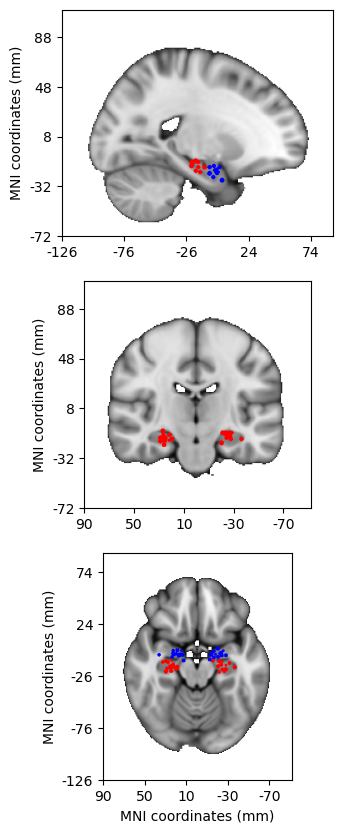

Write Python code to recreate this figure.
import nibabel as nib
import os
import numpy as np
import pandas as pd
import matplotlib.pyplot as plt
import matplotlib.colors as mcolors
import scipy
# load positions
figure_dir=f"/Users/kamp/PhD/spikevar/repo/SpikeVar/figures"
position_file=f"{figure_dir}/electrodePos_clean.csv"
positions = pd.read_csv(position_file, sep=";")
positions[positions=="n/a "] = np.NAN

n_patients = len(positions)
brain_regions = positions.columns[1:]

# load mni
mni_path = "/usr/local/fsl/data/standard/MNI152_T1_0.5mm.nii.gz"
mni_image = nib.load(mni_path)
aff = mni_image.affine
mni_data = mni_image.get_fdata()

# create amygdala mask
amygdala_mask = np.zeros_like(mni_data)
for i in range(n_patients):
    for region in brain_regions[:-2]: 
        if not isinstance(positions.loc[i,region], str):
            continue
        mm_coordinates = [float(c) for c in positions.loc[i, region].replace(" ","").split(",")]
        # transform coordinates in voxel space
        x,y,z = np.array([int(c) for c in nib.affines.apply_affine(np.linalg.inv(aff), mm_coordinates)])
        # add value at electrode position
        amygdala_mask[x,y,z] = 1

# create hippocampus mask
hpc_mask = np.zeros_like(mni_data)
for i in range(n_patients):
    for region in brain_regions[2:]: 
        if not isinstance(positions.loc[i,region], str):
            continue
        mm_coordinates = [float(c) for c in positions.loc[i, region].replace(" ","").split(",")]
        x,y,z = np.array([int(c) for c in nib.affines.apply_affine(np.linalg.inv(aff), mm_coordinates)])
        hpc_mask[x,y,z] = 1

# create spheres around dots
def create_sphere(size):
    x,y,z = np.mgrid[-size:size+1,-size:size+1,-size:size+1]
    mask = x**2 + y**2 + z**2 <= size**2
    return mask.astype('int')
sphere = create_sphere(4)

hpc_mask = scipy.ndimage.convolve(hpc_mask, weights = sphere)
amygdala_mask = scipy.ndimage.convolve(amygdala_mask, weights = sphere)

# binarize
hpc_mask[hpc_mask!=0]=1
amygdala_mask[amygdala_mask!=0]=1

# save as nifti
hpc_nifti = nib.Nifti1Image(hpc_mask, aff, nib.Nifti1Header())
nib.save(hpc_nifti, "hpc_mask.nii.gz")
hpc_nifti = nib.Nifti1Image(amygdala_mask, aff, nib.Nifti1Header())
nib.save(hpc_nifti, "amygdaly_mask.nii.gz")

# create transparent to red colormap
colors = [(1,0,0,c) for c in np.linspace(0,1,100)]
cmapred = mcolors.LinearSegmentedColormap.from_list('mycmap', colors, N=10)
colors = [(0,0,1,c) for c in np.linspace(0,1,100)]
cmapblue = mcolors.LinearSegmentedColormap.from_list('mycmap', colors, N=10)

def plot_positions(mni_slice, hpc_mask_slice, amygdala_mask_slice, ax, view=0):
    extent = (0, hpc_mask_slice.shape[0], 0, hpc_mask_slice.shape[1])
    mni_slice[np.isclose(mni_slice,0)]=np.max(mni_slice)-10
    mni_figure = ax.imshow(mni_slice.T, cmap="gray", origin="lower", extent=extent)
    mask_figure = ax.imshow(hpc_mask_slice.T, cmap=cmapred, origin="lower", extent=extent)
    mask_figure = ax.imshow(amygdala_mask_slice.T, cmap=cmapblue, origin="lower", extent=extent)
    
    # Formatting the ticks
    views = np.arange(0,3)
    x_idx = np.min(views[views!=view])
    y_idx = np.max(views[views!=view])
    xtick_transform = lambda x, pos: nib.affines.apply_affine(aff, np.repeat(x,3)).astype(int)[x_idx]
    ax.xaxis.set_major_formatter(xtick_transform)
    ax.xaxis.set_major_locator(plt.MaxNLocator(5))
    ytick_transform = lambda x, pos: nib.affines.apply_affine(aff, np.repeat(x,3)).astype(int)[y_idx]
    ax.yaxis.set_major_formatter(ytick_transform)
    ax.yaxis.set_major_locator(plt.MaxNLocator(5))

    # axis labels
    ax.set_ylabel("MNI coordinates (mm)")
    if view==2:
        ax.set_xlabel("MNI coordinates (mm)")

# load 1 mm brain MNI
mni_path = "/usr/local/fsl/data/standard/MNI152_T1_1mm_brain.nii.gz"
mni_image = nib.load(mni_path)
mni_data = mni_image.get_fdata()

fig, ax = plt.subplots(3,1, figsize=(5,10))
x_pos, y_pos, z_pos = np.array([111, 107, 55]) # coordinates in 1mm voxelspace

# saggital
mni_slice = mni_data[x_pos, :, :]
hpc_mask_slice = hpc_mask[x_pos*2, :, :]    # electrode positions are in 0.5mm voxelspace
amygdala_mask_slice = amygdala_mask[x_pos*2, :, :]
plot_positions(mni_slice, hpc_mask_slice, amygdala_mask_slice, ax[0])

# coronal
mni_slice = mni_data[:, y_pos, :]
hpc_mask_slice = hpc_mask[:, y_pos*2, :]
amygdala_mask_slice = amygdala_mask[:, y_pos*2, :]
plot_positions(mni_slice, hpc_mask_slice, amygdala_mask_slice, ax[1], view=1)

# axial
mni_slice = mni_data[:, :, z_pos]
hpc_mask_slice = hpc_mask[:, :, z_pos*2]
amygdala_mask_slice = amygdala_mask[:, :, z_pos*2]
plot_positions(mni_slice, hpc_mask_slice, amygdala_mask_slice, ax[2], view=2)

plt.savefig("electrode_positions.pdf", bbox_inches='tight')
